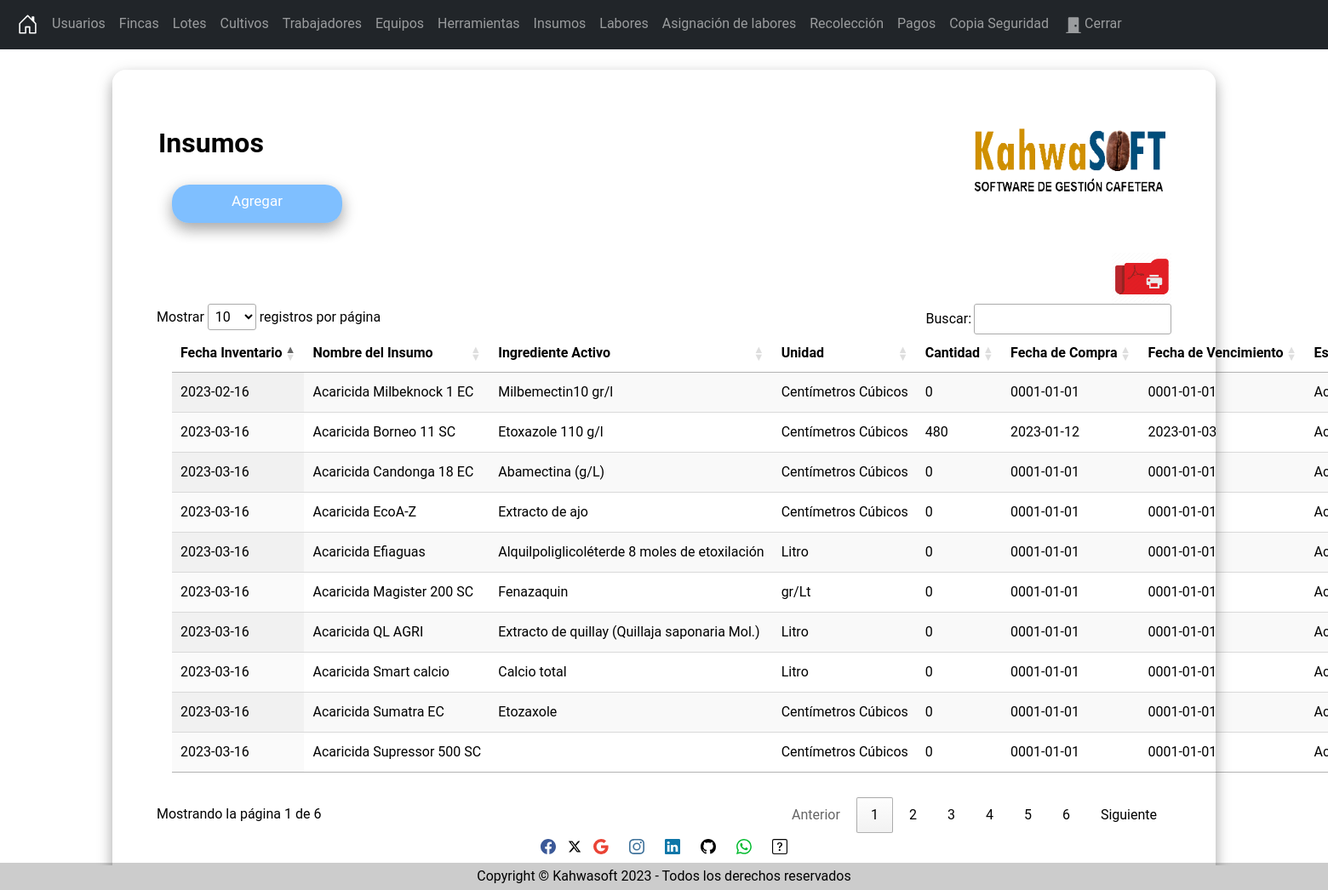
Page /secciones/Inventario/index.php (signed in) on the committed database.
### tables this page shows
CREATE TABLE `inventario` (
  `Id` int(11) NOT NULL,
  `FechaInventario` date NOT NULL,
  `NombreInsumo` varchar(255) NOT NULL,
  `IngredienteActivo` varchar(255) NOT NULL,
  `Unidad` varchar(45) NOT NULL,
  `CantidadEnBodega` int(11) NOT NULL,
  `FechaDeCompra` date NOT NULL,
  `FechaDeVencimiento` date NOT NULL,
  `Estado` tinyint(1) NOT NULL
);

### secciones/Inventario/index.php (the view, shortened to what this page needs)
<?php
include("../../bd.php");
$sentencia = $conexion->prepare("SELECT * FROM `inventario`");
$sentencia->execute();
$inventario = $sentencia->fetchall(PDO::FETCH_ASSOC);
?>
<?php include("../../templates/header.php"); ?>
<br />
<div class="card">
    <div class="content">
        <div class="title">
            <h2 id="Titulo"><strong>Insumos</strong><img src="../../Img/Logo.png" width="230" height="80" align="right"></h2>
        </div>
        <div class="card-body">
            <a name="" id="btncrear" class="btn" title="Agregar" href="crear.php" role="button">Agregar</a>
            <div class="table-responsive-sm">
                <table id="tabla_id" class="display nowrap" style="width:100%">
                    <thead>
                        <tr>
                            <th scope="col">Fecha Inventario</th>
                            <th scope="col">Nombre del Insumo</th>
                            <th scope="col">Ingrediente Activo</th>
                            <th scope="col">Unidad</th>
                            <th scope="col">Cantidad</th>
                            <th scope="col">Fecha de Compra</th>
                            <th scope="col">Fecha de Vencimiento</th>
                            <th scope="col">Estado</th>
                        </tr>
                    </thead>
                    <div> <a href="../../secciones/Inventario/reportePDF.php"><img src="../../Img/ImpresoraPDF.png" width="70" height="60" align="right" title="Exportar a PDF" href=""></a>
                    </div>
                    <tbody>
                        <?php foreach ($inventario as $insumos) { ?>
                            <tr class="">
                                <td><?php echo $insumos['FechaInventario']; ?></td>
                                <td><?php echo $insumos['NombreInsumo']; ?></td>
                                <td><?php echo $insumos['IngredienteActivo']; ?></td>
                                <td><?php echo $insumos['Unidad']; ?></td>
                                <td><?php echo $insumos['CantidadEnBodega']; ?></td>
                                <td><?php echo $insumos['FechaDeCompra']; ?></td>
                                <td><?php echo $insumos['FechaDeVencimiento']; ?></td>
                                <?php if ($insumos['Estado'] == 1) { ?>
                                    <td>Activo</td>
                                <?php } ?>
                            </tr>
                        <?php } ?>
                    </tbody>
                </table>
            </div>
        </div>
    </div>
</div>
<?php include("../../templates/footer.php"); ?>
<?php include("../../templates/socfooter.php"); ?>

### Css/Styles.css (style rules this page uses)
body { margin-bottom: 60px; margin: 0; padding: 0; background-image: url(../Img/Fondo.png); background-repeat: no-repeat; background-attachment: fixed; background-size: 100% 100%; font-family: "Roboto", "sans-serif"; height: 100vh; }
.card { width: 100%; max-width: 400%; color: #000000; padding: 50px 35px; border: 1px solid rgba(255, 255, 255, 0.7); background: rgba(255, 255, 255, 0.7); border-radius: 16px; box-shadow: 0 8px 16px 0 rgba(0, 0, 0, 0.2), 0 6px 20px 0 rgba(0, 0, 0, 0.19); }
#btncrear { margin-top: 30px; background: rgba(0, 128, 255, 0.5); border-radius: 20px; box-shadow: 5px 5px #b2babb; color: white; width: 200px; height: 45px; font-size: 17px; margin-top: 5px; margin-right: 5px; margin-bottom: 35px; margin-left: 18px; box-shadow: 0 8px 16px 0 rgba(0, 0, 0, 0.2), 0 6px 20px 0 rgba(0, 0, 0, 0.19); }
#Titulo { margin-top: 16px; margin-right: 20px; margin-bottom: 9px; margin-left: 18px; font-family: "Roboto", sans-serif; }
#tabla_id { margin-top: 16px; margin-right: 20px; margin-bottom: 25px; margin-left: 18px; }

### rows in the picture
inventario: FechaInventario "2023-03-16", NombreInsumo "Acaricida Borneo 11 SC", IngredienteActivo "Etoxazole 110 g/l", Unidad "Centímetros Cúbicos", CantidadEnBodega "480", FechaDeCompra "2023-01-12", FechaDeVencimiento "2023-01-03", Estado "Activo"
inventario: FechaInventario "2023-03-16", NombreInsumo "Acaricida Candonga 18 EC", IngredienteActivo "Abamectina (g/L)", Unidad "Centímetros Cúbicos", CantidadEnBodega "0", FechaDeCompra "0001-01-01", FechaDeVencimiento "0001-01-01", Estado "Activo"
inventario: FechaInventario "2023-03-16", NombreInsumo "Acaricida EcoA-Z", IngredienteActivo "Extracto de ajo", Unidad "Centímetros Cúbicos", CantidadEnBodega "0", FechaDeCompra "0001-01-01", FechaDeVencimiento "0001-01-01", Estado "Activo"
inventario: FechaInventario "2023-03-16", NombreInsumo "Acaricida Efiaguas", IngredienteActivo "Alquilpoliglicoléterde 8 moles de etoxilación", Unidad "Litro", CantidadEnBodega "0", FechaDeCompra "0001-01-01", FechaDeVencimiento "0001-01-01", Estado "Activo"
inventario: FechaInventario "2023-03-16", NombreInsumo "Acaricida Magister 200 SC", IngredienteActivo "Fenazaquin", Unidad "gr/Lt", CantidadEnBodega "0", FechaDeCompra "0001-01-01", FechaDeVencimiento "0001-01-01", Estado "Activo"
inventario: FechaInventario "2023-02-16", NombreInsumo "Acaricida Milbeknock 1 EC", IngredienteActivo "Milbemectin10 gr/l", Unidad "Centímetros Cúbicos", CantidadEnBodega "0", FechaDeCompra "0001-01-01", FechaDeVencimiento "0001-01-01", Estado "Activo"
inventario: FechaInventario "2023-03-16", NombreInsumo "Acaricida QL AGRI", IngredienteActivo "Extracto de quillay (Quillaja saponaria Mol.)", Unidad "Litro", CantidadEnBodega "0", FechaDeCompra "0001-01-01", FechaDeVencimiento "0001-01-01", Estado "Activo"
inventario: FechaInventario "2023-03-16", NombreInsumo "Acaricida Smart calcio", IngredienteActivo "Calcio total", Unidad "Litro", CantidadEnBodega "0", FechaDeCompra "0001-01-01", FechaDeVencimiento "0001-01-01", Estado "Activo"
inventario: FechaInventario "2023-03-16", NombreInsumo "Acaricida Sumatra EC", IngredienteActivo "Etozaxole", Unidad "Centímetros Cúbicos", CantidadEnBodega "0", FechaDeCompra "0001-01-01", FechaDeVencimiento "0001-01-01", Estado "Activo"
inventario: FechaInventario "2023-03-16", NombreInsumo "Acaricida Supressor 500 SC", Unidad "Centímetros Cúbicos", CantidadEnBodega "0", FechaDeCompra "0001-01-01", FechaDeVencimiento "0001-01-01", Estado "Activo"
